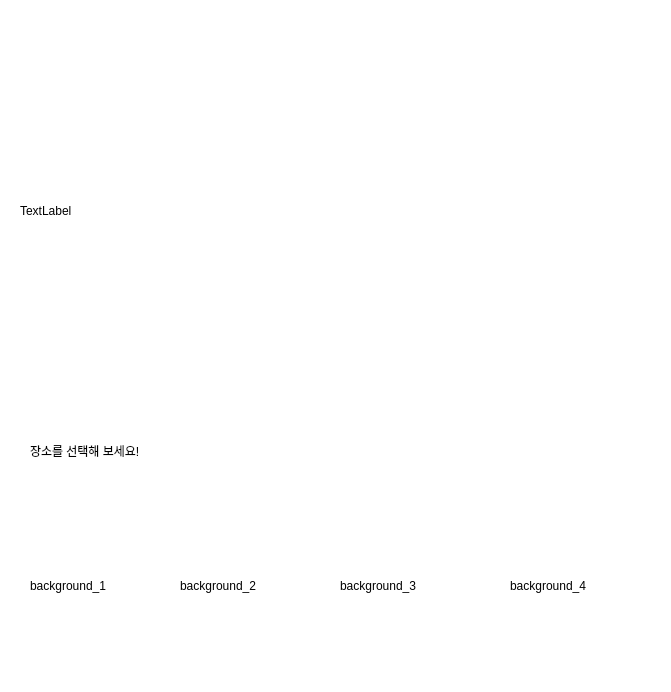
<?xml version="1.0" encoding="UTF-8"?>
<ui version="4.0">
 <class>Dialog</class>
 <widget class="QDialog" name="Dialog">
  <property name="geometry">
   <rect>
    <x>0</x>
    <y>0</y>
    <width>671</width>
    <height>692</height>
   </rect>
  </property>
  <property name="windowTitle">
   <string>Dialog</string>
  </property>
  <property name="styleSheet">
   <string notr="true"> background-color:rgb(255, 255, 255);</string>
  </property>
  <widget class="QLabel" name="background_1">
   <property name="geometry">
    <rect>
     <x>30</x>
     <y>500</y>
     <width>141</width>
     <height>171</height>
    </rect>
   </property>
   <property name="text">
    <string>background_1</string>
   </property>
  </widget>
  <widget class="QLabel" name="background_4">
   <property name="geometry">
    <rect>
     <x>510</x>
     <y>500</y>
     <width>141</width>
     <height>171</height>
    </rect>
   </property>
   <property name="text">
    <string>background_4</string>
   </property>
  </widget>
  <widget class="QLabel" name="background_3">
   <property name="geometry">
    <rect>
     <x>340</x>
     <y>500</y>
     <width>141</width>
     <height>171</height>
    </rect>
   </property>
   <property name="text">
    <string>background_3</string>
   </property>
  </widget>
  <widget class="QLabel" name="Check_2">
   <property name="geometry">
    <rect>
     <x>30</x>
     <y>430</y>
     <width>151</width>
     <height>41</height>
    </rect>
   </property>
   <property name="text">
    <string>장소를 선택해 보세요!</string>
   </property>
  </widget>
  <widget class="QLabel" name="background_2">
   <property name="geometry">
    <rect>
     <x>180</x>
     <y>500</y>
     <width>141</width>
     <height>171</height>
    </rect>
   </property>
   <property name="text">
    <string>background_2</string>
   </property>
  </widget>
  <widget class="QLabel" name="makeuped">
   <property name="geometry">
    <rect>
     <x>20</x>
     <y>10</y>
     <width>641</width>
     <height>401</height>
    </rect>
   </property>
   <property name="text">
    <string>TextLabel</string>
   </property>
  </widget>
 </widget>
 <resources/>
 <connections/>
</ui>
